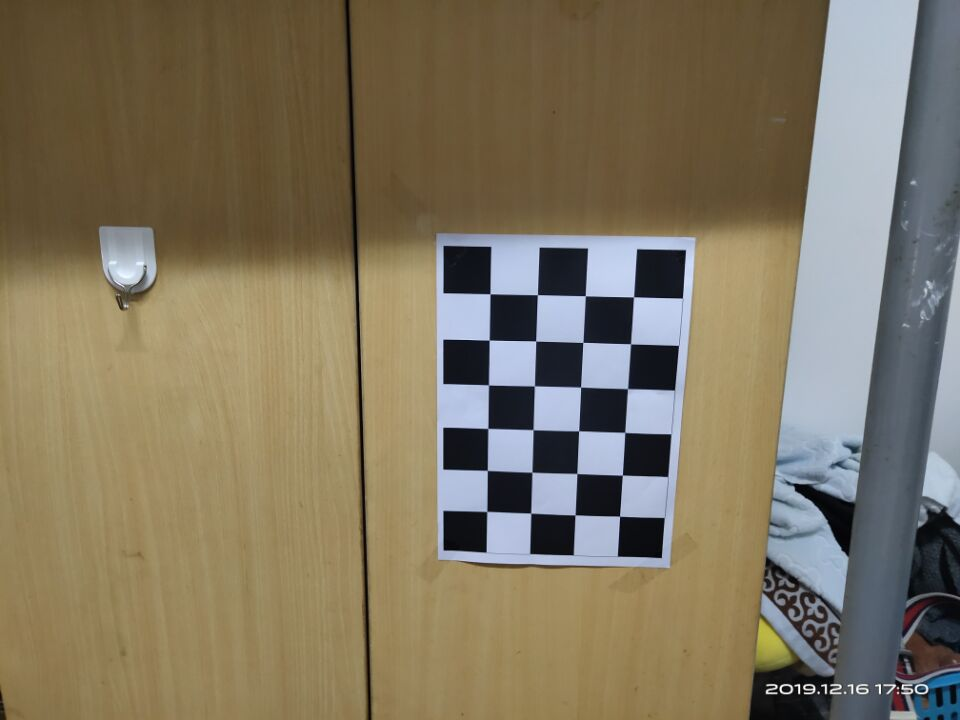
#> input picture image4/1.jpg, 960 x 720 px; its folder holds 4 pictures in this run; the run also reads 1 picture not shown here
$ python cameraStad.py
#> lines starting #> are read from the running program, lines starting #| are printed output that depends on the picture; after the words box and inside, x2 and y2 are one past the last pixel; in counts of white or black regions, pixels touching at a corner belong together
import cv2
import numpy as np
import glob

# 设置寻找亚像素角点的参数，采用的停止准则是最大循环次数30和最大误差容限0.001
criteria = (cv2.TERM_CRITERIA_MAX_ITER | cv2.TERM_CRITERIA_EPS, 30, 0.001)

# 获取标定板角点的位置
objp = np.zeros((4 * 6, 3), np.float32)
objp[:, :2] = np.mgrid[0:6, 0:4].T.reshape(-1, 2)  # 将世界坐标系建在标定板上，所有点的Z坐标全部为0，所以只需要赋值x和y
print(objp)

obj_points = []  # 存储3D点
img_points = []  # 存储2D点

images = glob.glob("image4/*.jpg")
i = 0
for fname in images:
    img = cv2.imread(fname)
#> img is the input picture: shape (720, 960, 3); mean B, G, R 95.7, 117.6, 127.9
    gray = cv2.cvtColor(img, cv2.COLOR_BGR2GRAY)
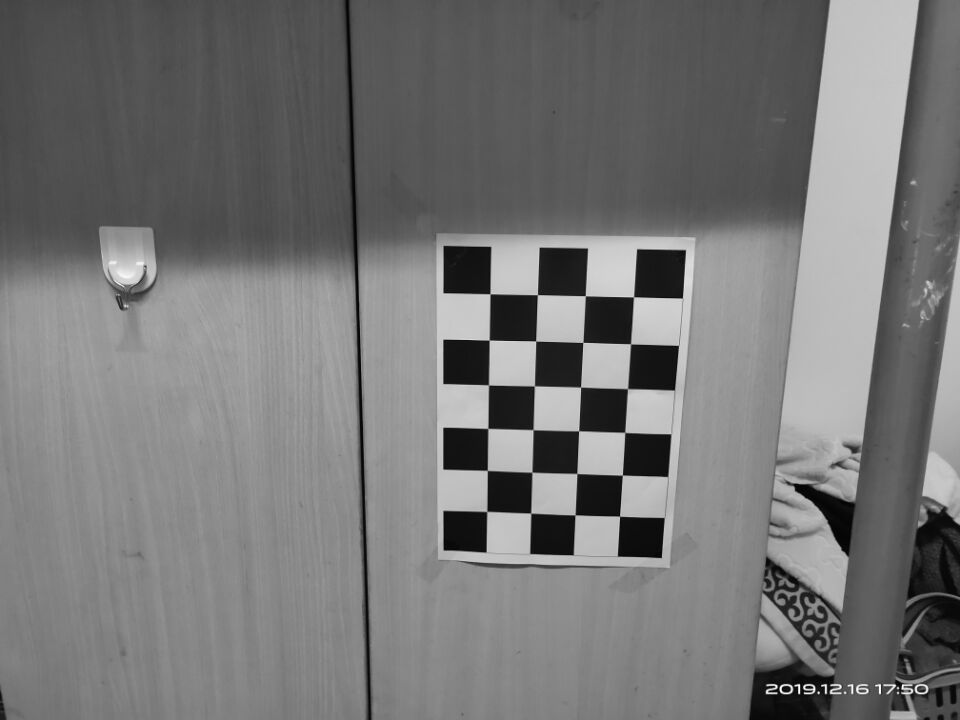
#> gray: shape (720, 960); min 0, max 255, mean 118.1
    size = gray.shape[::-1]
#> size = (960, 720)
    ret, corners = cv2.findChessboardCorners(gray, (6, 4), None)
#> ret = True; corners = 24 rows, first 8: [486.8, 511.5], [487.3, 470.4], [487.8, 428.4], [488.5, 384.9], [489.3, 340.1], [490, 293.8], [530.7, 513.1], [531.9, 472.1]
    # print(corners)

    if ret:

        obj_points.append(objp)

        corners2 = cv2.cornerSubPix(gray, corners, (5, 5), (-1, -1), criteria)  # 在原角点的基础上寻找亚像素角点
#> corners2 = 24 rows, first 8: [486.8, 511.4], [487.3, 470.4], [487.8, 428.4], [488.5, 384.9], [489.2, 340.1], [490, 293.8], [530.7, 513.1], [531.9, 472.2]
        # print(corners2)
        if [corners2]:
            img_points.append(corners2)
        else:
            img_points.append(corners)

        cv2.drawChessboardCorners(img, (6, 4), corners, ret)  # 记住，OpenCV的绘制函数一般无返回值
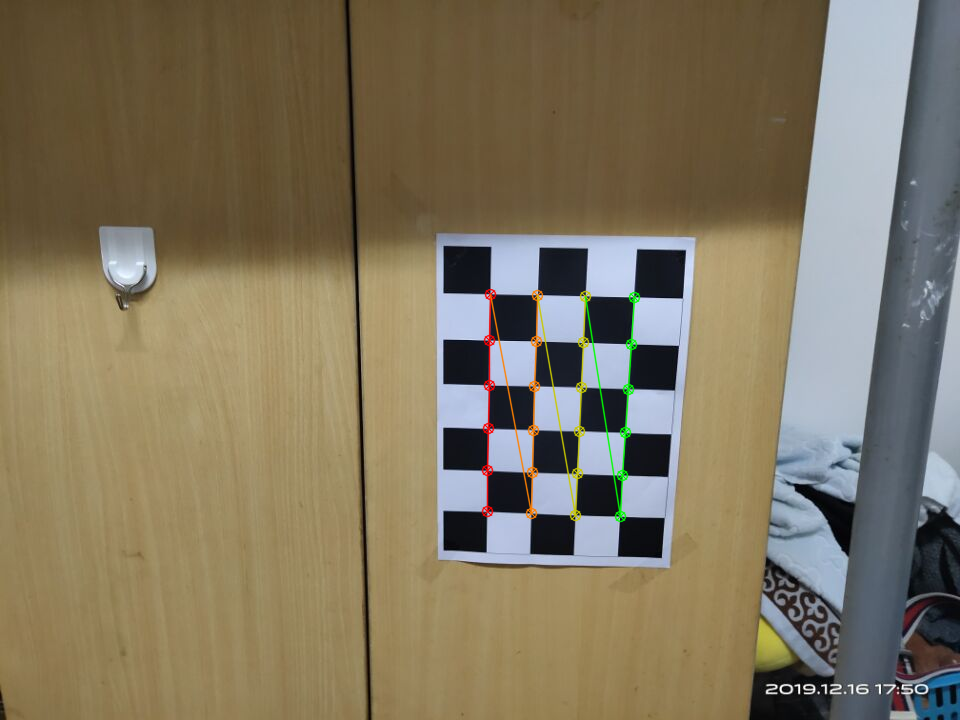
#> img: shape (720, 960, 3); 0.95% of pixels changed, all inside (x1, y1, x2, y2) = (481, 288, 641, 523)
        i += 1
        cv2.imwrite("./image5/conimg{}.jpg".format(str(i)), img)
        cv2.waitKey(1500)
#> pass 2 of the loop `for fname in images:`:
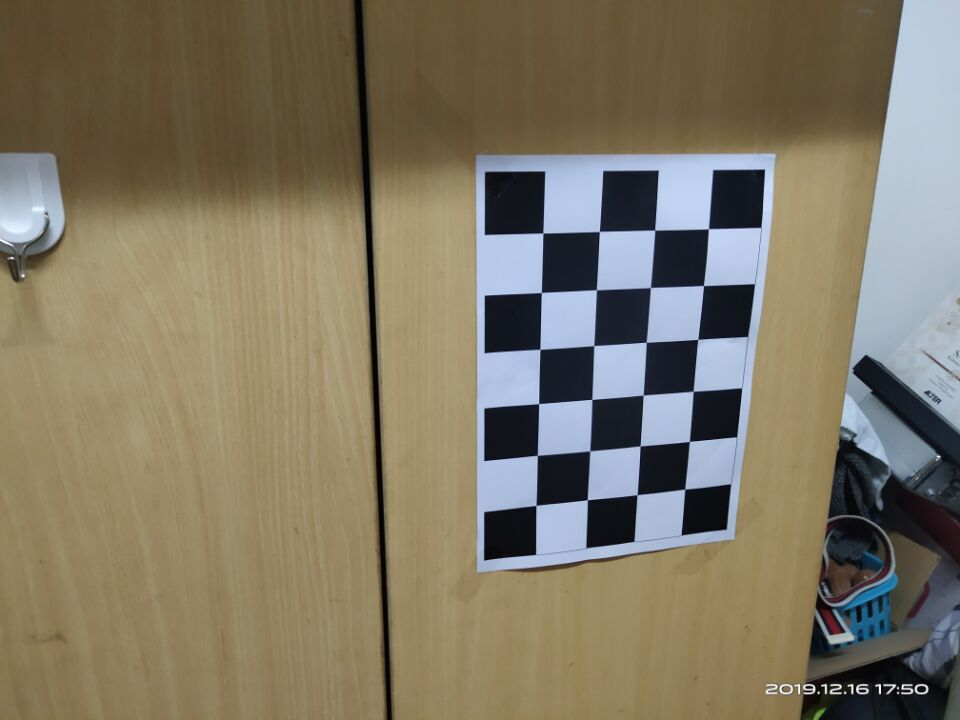
#> input picture image4/10.jpg, 960 x 720 px
#> img is the input picture: shape (720, 960, 3); mean B, G, R 100.1, 119.2, 127.8
#> `gray = cv2.cvtColor(img, cv2.COLOR_BGR2GRAY)`:
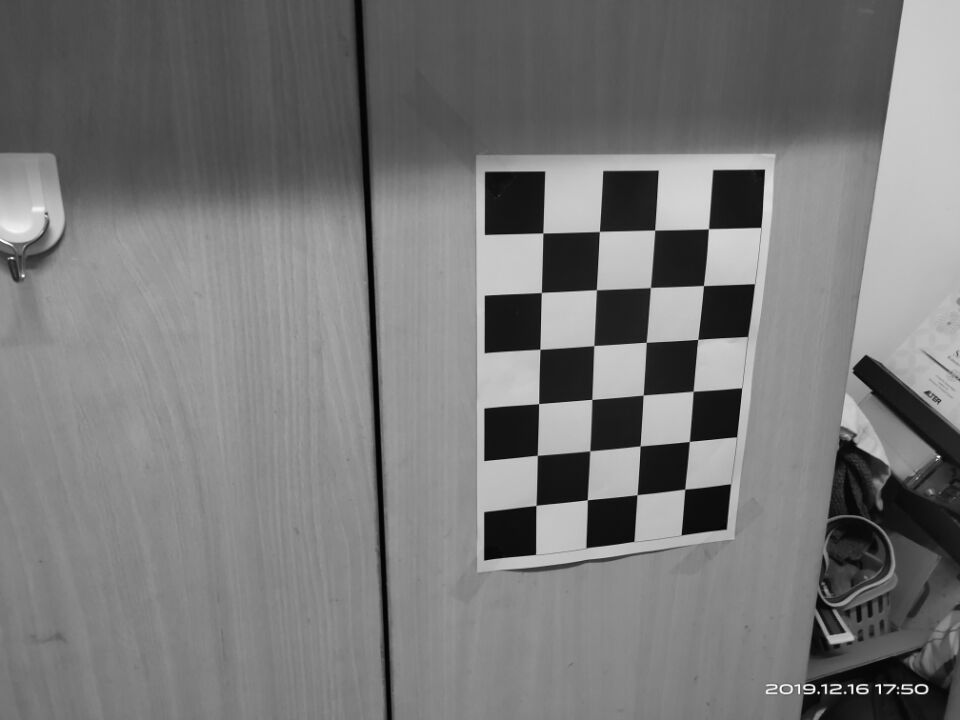
#> gray: shape (720, 960); min 0, max 255, mean 119.6
#> corners = 24 rows, first 8: [708.5, 228.7], [703.4, 285.6], [697.7, 339.4], [693.1, 391.3], [689.3, 441.5], [684.8, 489.2], [654.6, 230.1], [650.4, 287.5]
#> corners2 = 24 rows, first 8: [708.4, 228.7], [703.4, 285.6], [697.8, 339.4], [693.1, 391.2], [689.3, 441.5], [684.7, 489.1], [654.7, 230.1], [650.4, 287.5]
#> `cv2.drawChessboardCorners(img, (6, 4), corners, ret)`:
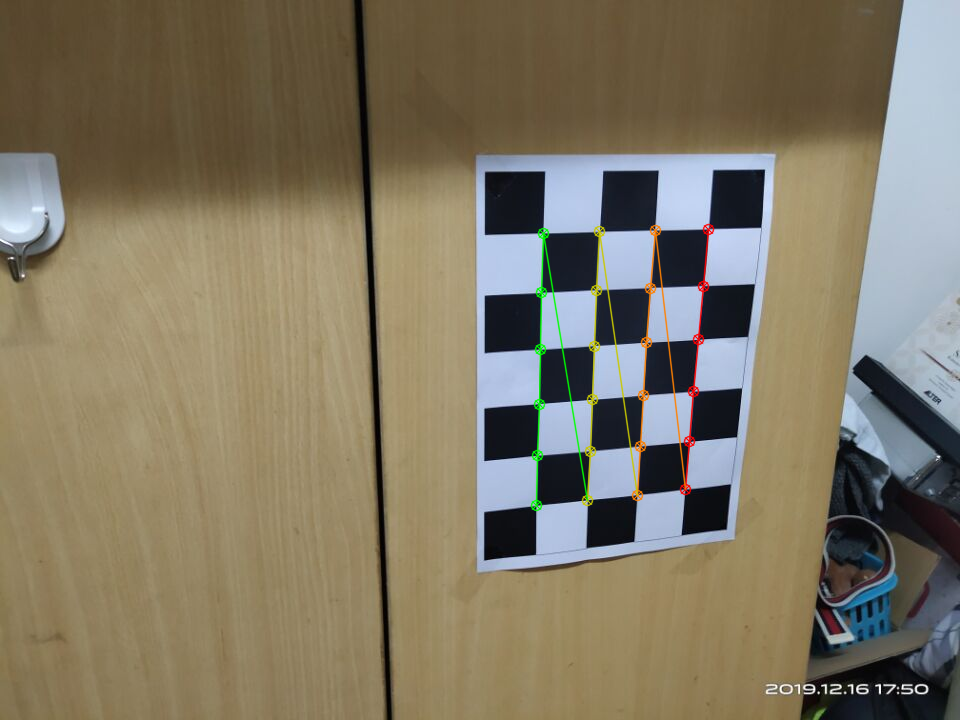
#> img: shape (720, 960, 3); 1.09% of pixels changed, all inside (x1, y1, x2, y2) = (530, 223, 715, 512)
#> pass 3 of the loop `for fname in images:`:
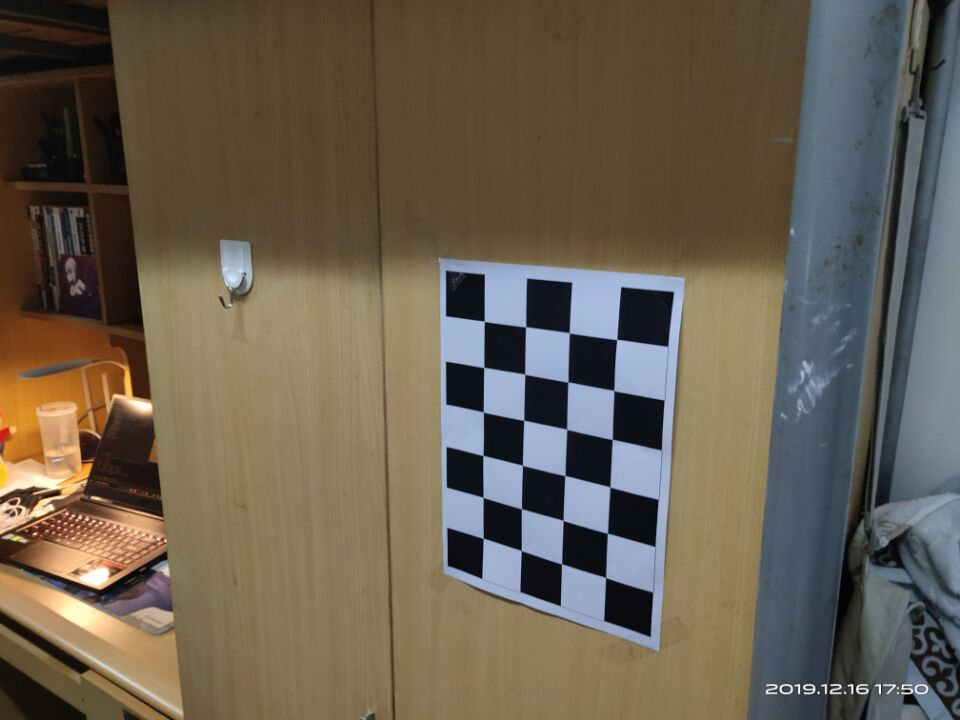
#> input picture image4/11.jpg, 960 x 720 px
#> img is the input picture: shape (720, 960, 3); mean B, G, R 80.2, 95.5, 105
#> `gray = cv2.cvtColor(img, cv2.COLOR_BGR2GRAY)`:
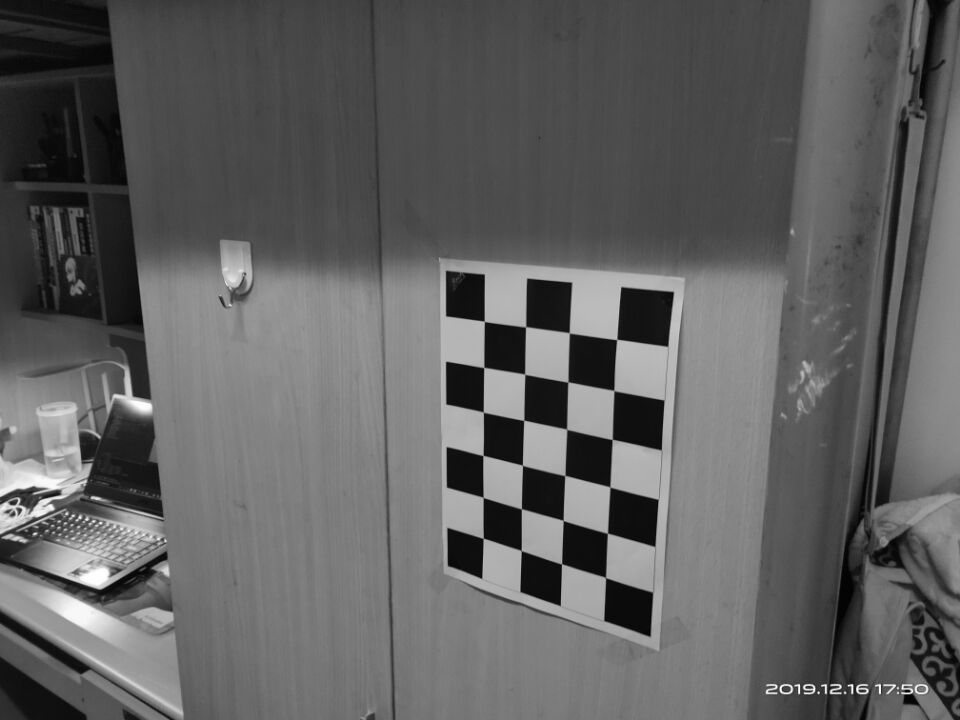
#> gray: shape (720, 960); min 0, max 255, mean 96.7
#> corners = 24 rows, first 8: [483.4, 538.3], [483.2, 497.4], [483.1, 455.4], [483.4, 412.2], [483.7, 367.5], [484.3, 321.3], [521.3, 550.6], [521.4, 508.8]
#> corners2 = 24 rows, first 8: [483.2, 538.3], [483.2, 497.4], [483, 455.4], [483.3, 412.1], [483.7, 367.5], [484.3, 321.4], [521.2, 550.5], [521.4, 508.8]
#> `cv2.drawChessboardCorners(img, (6, 4), corners, ret)`:
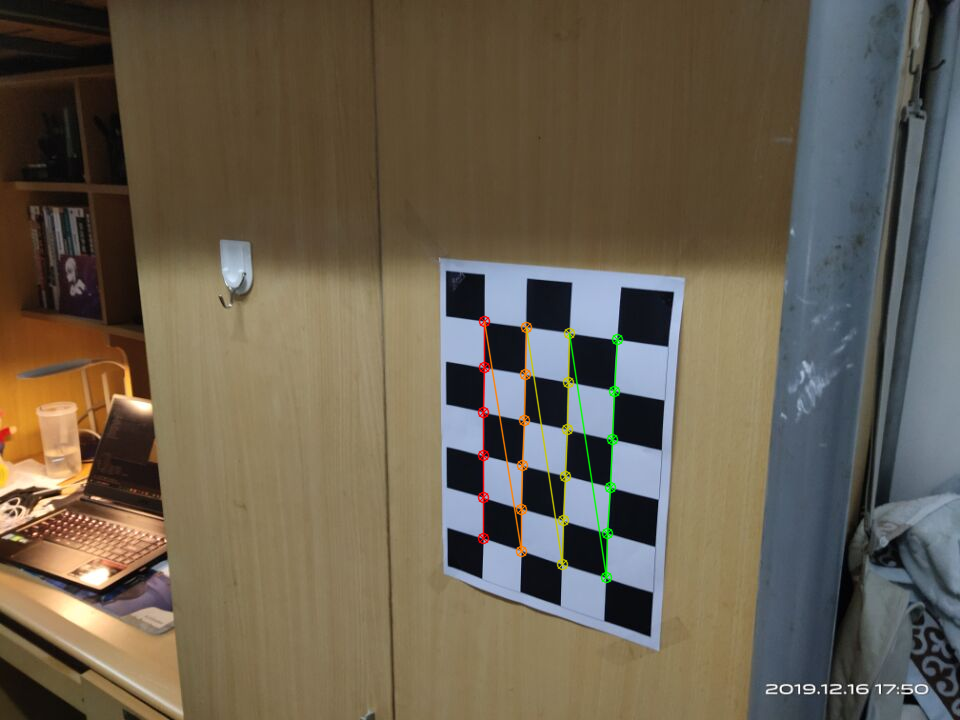
#> img: shape (720, 960, 3); 0.98% of pixels changed, all inside (x1, y1, x2, y2) = (477, 315, 624, 584)
#> the loop made 4 passes; the first 3 are shown

print(len(img_points))
cv2.destroyAllWindows()

# 标定
ret, mtx, dist, rvecs, tvecs = cv2.calibrateCamera(obj_points, img_points, size, None, None)

print("ret:", ret)
print("mtx:\n", mtx)  # 内参数矩阵
print("dist:\n", dist)  # 畸变系数   distortion cofficients = (k_1,k_2,p_1,p_2,k_3)
# print("rvecs:\n", rvecs)  # 旋转向量  # 外参数  按照道理来说，有多少张图片就有多少个旋转向量
# print("tvecs:\n", tvecs)  # 平移向量  # 外参数  有多少张图片就有多少个平移向量

print("-----------------------------------------------------")

img = cv2.imread(images[2])
h, w = img.shape[:2]
#> h = 720; w = 960
newcameramtx, roi = cv2.getOptimalNewCameraMatrix(mtx, dist, (w, h), 1, (w, h))  # 显示更大范围的图片（正常重映射之后会删掉一部分图像）
print(newcameramtx)
print("------------------使用undistort函数-------------------")
dst = cv2.undistort(img, mtx, dist, None, newcameramtx)
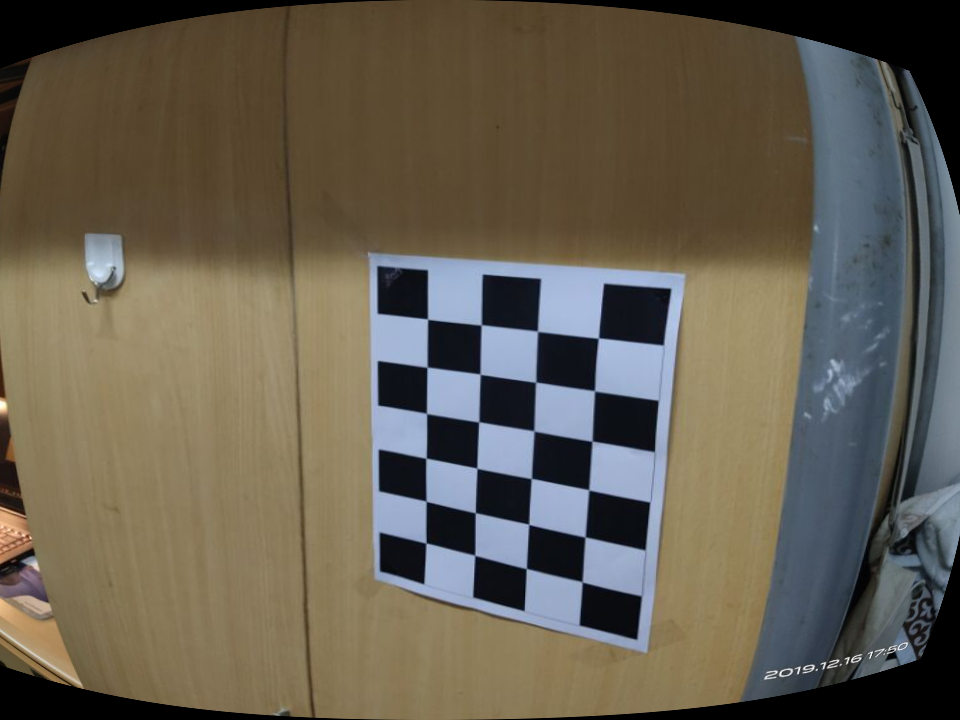
#> dst: shape (720, 960, 3); mean B, G, R 80.4, 94.5, 101.7
x, y, w, h = roi
dst1 = dst[y:y + h, x:x + w]
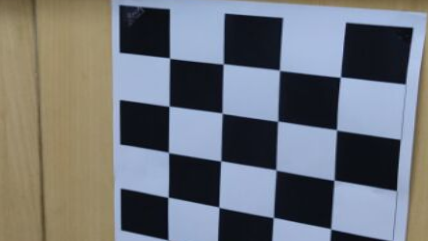
#> dst1: shape (241, 428, 3); mean B, G, R 120.7, 115.7, 112.4
cv2.imwrite('./image5/calibresult3.jpg', dst1)
print("方法一:dst的大小为:", dst1.shape)
#| 方法一:dst的大小为: (241, 428, 3)
